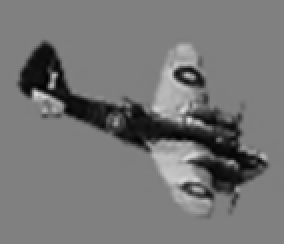
#> input picture img/airplane.png, 142 x 122 px (shown 2 times larger); its folder holds 4 pictures in this run
$ python make_img.py
#> lines starting #> are read from the running program, lines starting #| are printed output that depends on the picture
import os
import glob
from PIL import Image

# 设置图像文件夹的路径
image_dir = '/Users/leilei/Desktop/img/'

# 获取文件夹中所有图像文件的列表
image_files = glob.glob(os.path.join(image_dir, '*.png'))

# 加载每个图像，并调整为200x200像素大小（如果需要）
images = []
for image_file in image_files:
    image = Image.open(image_file)
#> image is the input picture: PIL image 142x122 RGBA; mean R, G, B, A 117.7, 117.7, 117.7, 255
    image = image.resize((50, 50))
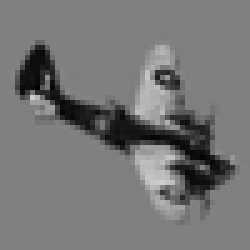
#> image: PIL image 50x50 RGBA (shown 5 times larger); mean R, G, B, A 117.7, 117.7, 117.7, 255
    images.append(image)
#> pass 2 of the loop `for image_file in image_files:`:
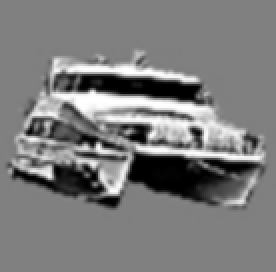
#> input picture img/car.png, 138 x 136 px (shown 2 times larger)
#> image is the input picture: PIL image 138x136 RGBA; mean R, G, B, A 124.2, 124.2, 124.2, 255
#> `image = image.resize((50, 50))`:
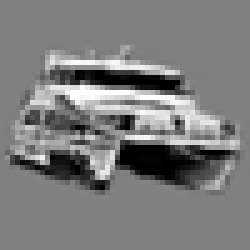
#> image: PIL image 50x50 RGBA (shown 5 times larger); mean R, G, B, A 124.2, 124.2, 124.2, 255
#> pass 3 of the loop `for image_file in image_files:`:
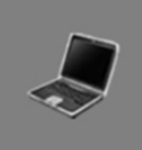
#> input picture img/computer.png, 142 x 150 px
#> image is the input picture: PIL image 142x150 RGBA; mean R, G, B, A 116.2, 116.2, 116.2, 255
#> `image = image.resize((50, 50))`:
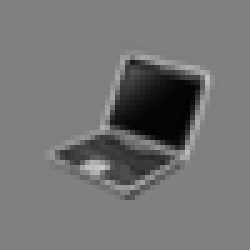
#> image: PIL image 50x50 RGBA (shown 5 times larger); mean R, G, B, A 116.2, 116.2, 116.2, 255
#> the loop made 4 passes; the first 3 are shown

# 创建一个新的400x400像素大小的白色背景图像
new_image = Image.new('RGB', (500, 500), 'grey')
#> new_image: PIL image 500x500 RGB; every value is 128

# 将四个图像粘贴到新图像的正确位置
ind = 0
for i in range(5):
    for j in range(5):
#> (the run stopped early here; a loop or call above may not have finished)
